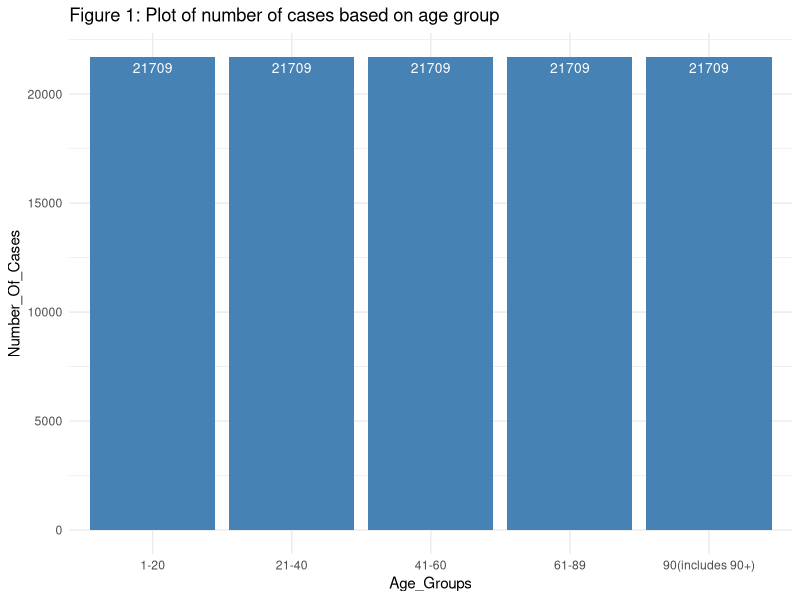
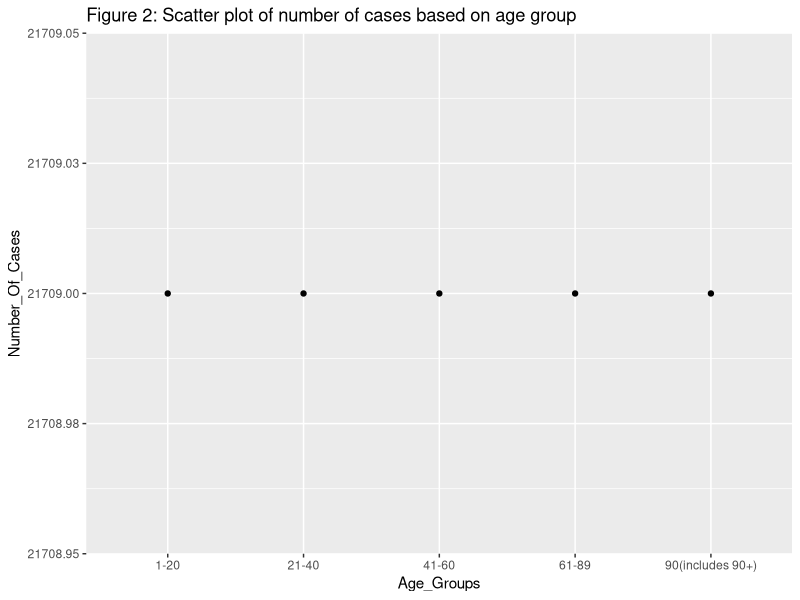
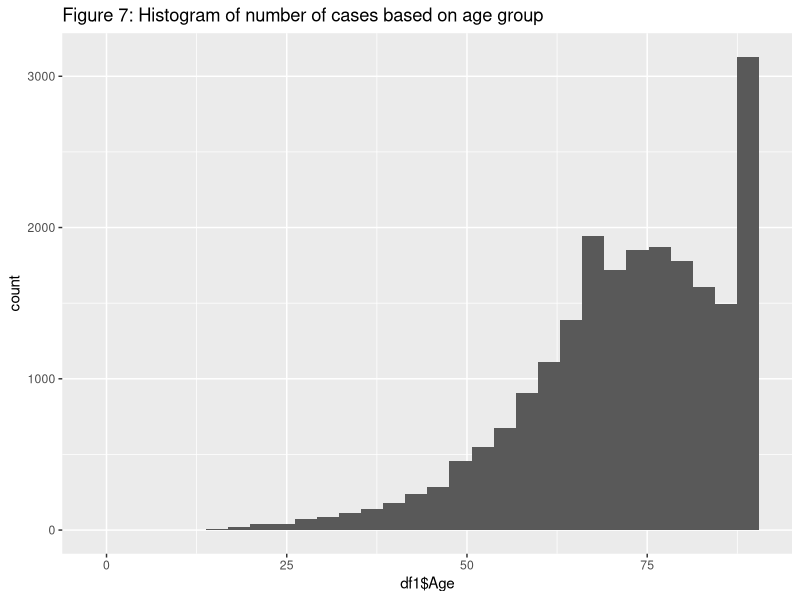
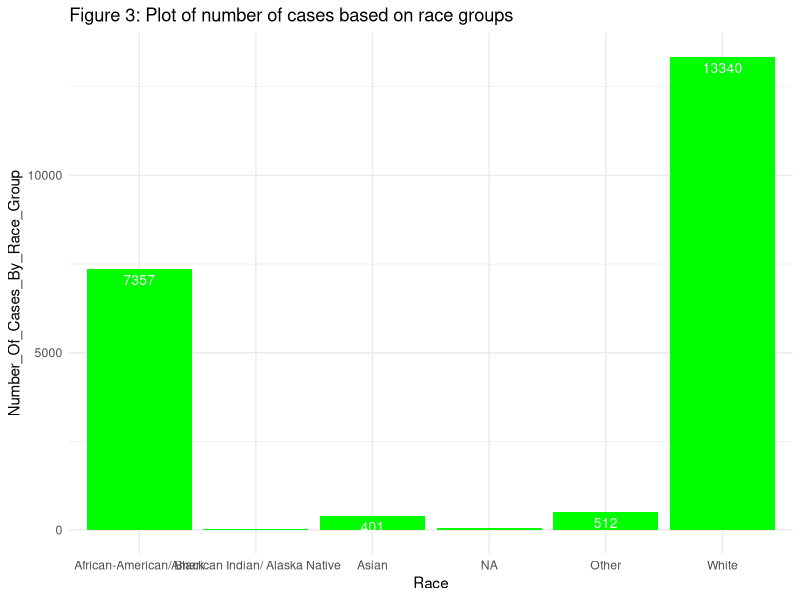

Write the R code that produced these figures, in order. (Note: this script raises an error after producing the figures.)
# Report 2 - R Practice 
# Abhigna Ramamurthy 
getwd()
setwd('/Users/abhi/Desktop')

df0 <- read.csv(file = 'deaths.csv', stringsAsFactors=FALSE)
df0

# Structure of df0
str(df0)

# Summary of df0
summary(df0)

# column names of df0 
names(df0)

# check type of df0
typeof(df0)

# creating data frame of df0 for analysis
df1 <- as.data.frame(df0)
names(df1)

# total number of rows available in the original data 
nrow(df1)

# Renaming columns 
colnames(df1)[1] <- "Age"
colnames(df1)[2] <- "Ethnicity"
colnames(df1)[3] <- "Race"
colnames(df1)[4] <- "Sex"
colnames(df1)[5] <- "Country"
colnames(df1)[6] <- "Chronic_Condition"

# get top 5 rows of df1
head(df1)

tail(df1)
# converting sex, ethnicity and race to factor from character as it will be helpful to use group by analysis
df1$Sex = as.factor(df1$Sex)
df1$Ethnicity = as.factor(df1$Ethnicity)
df1$Race = as.factor(df1$Race)
df1
str(df1)


# Changing "Unknown" from sex, ethnicity, race and chronic_condition to NA
df1$Sex<-gsub("Unknown","NA",as.character(df1$Sex))
df1$Ethnicity<-gsub("Unknown","NA",as.character(df1$Ethnicity))
df1$Race<-gsub("Unknown","NA",as.character(df1$Race))
df1$Chronic_Condition<-gsub("Unknown","NA",as.character(df1$Chronic_Condition))

# converting "90+" data values of age to "90" as we can analyse 
df1$Age <- ifelse(df1$Age %in% c('90+'), '90', df1$Age)

# Convert age to numeric 
df1$Age <- as.integer(df1$Age)

# Analysis on each columns 
# Age analysis. 
# Would like to find number of people in the following age groups (Age groups of importance for group analysis later)
# 1-20, 21-40, 41-60, 61-89, 90(includes 90+)
ageGroup0To20 <- filter(df1, df1$Age < 21 & df1$Age > 0)
age1 <- nrow(ageGroup0To20)

ageGroup21To40 <- filter(df1, df1$Age > 20 & df1$Age < 41)
age2 <- nrow(ageGroup21To40)

ageGroup41To60 <- filter(df1, df1$Age > 40 & df1$Age < 61)
age3 <- nrow(ageGroup41To60)

ageGroup61To89 <- filter(df1, df1$Age > 60 & df1$Age < 90)
age4 <- nrow(ageGroup61To89)

ageGroup90AndAbove <- filter(df1, df1$Age == 90)
age5 <- nrow(ageGroup90AndAbove)

# Bar graph comparing different age groups 
library(ggplot2)
Age_Groups <- c('1-20','21-40', '41-60', '61-89', '90(includes 90+)')
Number_Of_Cases <- c(age1,age2,age3,age4,age5)

dfAge <- cbind.data.frame(Age_Groups,Number_Of_Cases)
dfAge

p<-ggplot(data=dfAge, aes(x=Age_Groups, y=Number_Of_Cases)) +
  geom_bar(stat="identity", fill="steelblue")+
  geom_text(aes(label=Number_Of_Cases), vjust=1.6, color="white", size=3.5)+
  theme_minimal()+
  labs(title="Figure 1: Plot of number of cases based on age group")
p

# scatter plot of the same as above - 
scatterPlotAgeGroup <- ggplot(dfAge, aes(x=Age_Groups, y=Number_Of_Cases)) + 
  geom_point() + 
  labs(title="Figure 2: Scatter plot of number of cases based on age group")
scatterPlotAgeGroup

# Histogram of the abive age groups data 
hist <- ggplot(df1, aes(x=df1$Age)) + geom_histogram()+
  labs(title="Figure 7: Histogram of number of cases based on age group")
hist

##### Race Analysis
# Unique values of Race 
unique(df1[c("Race")])
library(tidyverse)

race_analysis <- df1 %>% group_by(Race)
race_analysis

## Asian Population
race_analysis_asian_pop <- filter(df1, df1$Race == 'Asian')
# No.of Asian Population
no_of_Asian <- nrow(race_analysis_asian_pop)

# No of chronic condition 
no_0f_Asian_Chronic_Condition_Yes <- nrow(filter(race_analysis_asian_pop, race_analysis_asian_pop$Chronic_Condition == "Yes"))
no_0f_Asian_Chronic_Condition_Yes
no_0f_Asian_Chronic_Condition_No <- nrow(filter(race_analysis_asian_pop, race_analysis_asian_pop$Chronic_Condition == "No"))
no_0f_Asian_Chronic_Condition_No

## White Population
race_analysis_white_pop <- filter(df1, df1$Race == 'White')
# No.of White Population
no_of_White <- nrow(race_analysis_white_pop)

# No of chronic condition 
no_0f_White_Chronic_Condition_Yes <- nrow(filter(race_analysis_white_pop, race_analysis_white_pop$Chronic_Condition == "Yes"))
no_0f_White_Chronic_Condition_Yes
no_0f_White_Chronic_Condition_No <- nrow(filter(race_analysis_white_pop, race_analysis_white_pop$Chronic_Condition == "No"))
no_0f_White_Chronic_Condition_No

## African-American/ Black
race_analysis_black_pop <- filter(df1, df1$Race == 'African-American/ Black')
no_of_Black <- nrow(race_analysis_black_pop)

# No of chronic condition 
no_0f_Black_Chronic_Condition_Yes <- nrow(filter(race_analysis_black_pop, race_analysis_black_pop$Chronic_Condition == "Yes"))
no_0f_Black_Chronic_Condition_Yes
no_0f_Black_Chronic_Condition_No <- nrow(filter(race_analysis_black_pop, race_analysis_black_pop$Chronic_Condition == "No"))
no_0f_Black_Chronic_Condition_No

## American Indian/ Alaska Native
race_analysis_indian_pop <- filter(df1, df1$Race == 'American Indian/ Alaska Native')
# No.of American Indian/ Alaska Native Population
no_of_Indian <- nrow(race_analysis_indian_pop)

# No of chronic condition 
no_0f_Indian_Chronic_Condition_Yes <- nrow(filter(race_analysis_indian_pop, race_analysis_indian_pop$Chronic_Condition == "Yes"))
no_0f_Indian_Chronic_Condition_Yes
no_0f_Indian_Chronic_Condition_No <- nrow(filter(race_analysis_indian_pop, race_analysis_indian_pop$Chronic_Condition == "No"))
no_0f_Indian_Chronic_Condition_No

## Other
race_analysis_other_pop <- filter(df1, df1$Race == 'Other')
no_of_Other <- nrow(race_analysis_other_pop)

# No of chronic condition 
no_0f_Other_Chronic_Condition_Yes <- nrow(filter(race_analysis_other_pop, race_analysis_other_pop$Chronic_Condition == "Yes"))
no_0f_Other_Chronic_Condition_Yes
no_0f_Other_Chronic_Condition_No <- nrow(filter(race_analysis_other_pop, race_analysis_other_pop$Chronic_Condition == "No"))
no_0f_Other_Chronic_Condition_No

## NA
race_analysis_na_pop <- filter(df1, df1$Race == 'NA')
no_of_NA <- nrow(race_analysis_na_pop)

# No of chronic condition 
no_0f_NA_Chronic_Condition_Yes <- nrow(filter(race_analysis_na_pop, race_analysis_na_pop$Chronic_Condition == "Yes"))
no_0f_NA_Chronic_Condition_Yes
no_0f_NA_Chronic_Condition_No <- nrow(filter(race_analysis_na_pop, race_analysis_na_pop$Chronic_Condition == "No"))
no_0f_NA_Chronic_Condition_No

# Plot of number of people with chronic conditions based on race 
Race <- c("White","African-American/ Black","American Indian/ Alaska Native","Asian","Other","NA")
Number_Of_Cases_By_Race_Group <- c(no_of_White,no_of_Black,no_of_Indian,no_of_Asian,no_of_Other,no_of_NA)


dfRace <- cbind.data.frame(Race,Number_Of_Cases_By_Race_Group)
dfRace

# Plots on number of cases based on race
p<-ggplot(data=dfRace, aes(x=Race, y=Number_Of_Cases_By_Race_Group)) +
  geom_bar(stat="identity", fill="green")+
  geom_text(aes(label=Number_Of_Cases_By_Race_Group), vjust=1.6, color="white", size=3.5)+
  theme_minimal()+
  labs(title="Figure 3: Plot of number of cases based on race groups")
p
rlang::last_error()

# grouped bar chart of comparison between number of cases and no of cases with chronic condition 

Race <- c("White","Black","American Indian","Asian","Other","NA","White","Black","American Indian","Asian","Other","NA")
Number_Of_Cases <- c(no_of_White,no_of_Black,no_of_Indian,no_of_Asian,no_of_Other,no_of_NA, no_0f_White_Chronic_Condition_Yes,no_0f_Black_Chronic_Condition_Yes, no_0f_Indian_Chronic_Condition_Yes,no_0f_Asian_Chronic_Condition_Yes,no_0f_Other_Chronic_Condition_Yes,no_0f_NA_Chronic_Condition_Yes)
Indicator <- c("Total Cases","Total Cases","Total Cases","Total Cases","Total Cases","Total Cases","Number of chronic condition cases","Number of chronic condition cases","Number of chronic condition cases","Number of chronic condition cases","Number of chronic condition cases","Number of chronic condition cases")

dfRaceGroupedBar <- cbind.data.frame(Race,Number_Of_Cases,Indicator)
dfRaceGroupedBar

pGroupedBar<-ggplot(data=dfRaceGroupedBar, aes(x=Race, y=Number_Of_Cases,fill=Indicator)) +
  geom_bar(stat="identity", position=position_dodge())+
  geom_text(aes(label=Number_Of_Cases), vjust=1.6, color="white", size=3.5, position = position_dodge(0.9),)+
  theme_minimal()+
  labs(title="Figure 4: Plot of number of cases and number of cases with chronic condition based on race groups")
pGroupedBar

##### End of Race Analysis. 

#### Ethnicity Analysis
str(df1)

# Unique values of Race 
unique(df1[c("Ethnicity")])

# Attempt to analyse each ethnic group number of cases based on gender. 

ethnicity_analysis <- df1 %>% group_by(Ethnicity)
ethnicity_analysis

## Non-Hispanic/ Latino Population
ethnicity_analysis_nonHispanic_pop <- filter(df1, df1$Ethnicity == 'Non-Hispanic/ Latino')
no_of_NonHispanic <- nrow(ethnicity_analysis_nonHispanic_pop)
no_of_NonHispanic

# No of male and female cases for Non-Hispanic/ Latino Population
no_0f_NonHispanic_Male <- nrow(filter(ethnicity_analysis_nonHispanic_pop, ethnicity_analysis_nonHispanic_pop$Sex == "Male"))
no_0f_NonHispanic_Male
no_0f_NonHispanic_Female <- nrow(filter(ethnicity_analysis_nonHispanic_pop, ethnicity_analysis_nonHispanic_pop$Sex == "Female"))
no_0f_NonHispanic_Female
no_0f_NonHispanic_Unknown <- nrow(filter(ethnicity_analysis_nonHispanic_pop, ethnicity_analysis_nonHispanic_pop$Sex == "NA"))
no_0f_NonHispanic_Unknown

## Hispanic/ Latino Population
ethnicity_analysis_Hispanic_pop <- filter(df1, df1$Ethnicity == 'Hispanic/ Latino')
no_of_Hispanic <- nrow(ethnicity_analysis_Hispanic_pop)
no_of_Hispanic

# No of male and female cases for Hispanic/ Latino Population
no_0f_Hispanic_Male <- nrow(filter(ethnicity_analysis_Hispanic_pop, ethnicity_analysis_Hispanic_pop$Sex == "Male"))
no_0f_Hispanic_Male
no_0f_Hispanic_Female <- nrow(filter(ethnicity_analysis_Hispanic_pop, ethnicity_analysis_Hispanic_pop$Sex == "Female"))
no_0f_Hispanic_Female
no_0f_Hispanic_Unknown <- nrow(filter(ethnicity_analysis_Hispanic_pop, ethnicity_analysis_Hispanic_pop$Sex == "NA"))
no_0f_Hispanic_Unknown

## Unknown ethnicity Population
ethnicity_analysis_unknown_pop <- filter(df1, df1$Ethnicity == 'NA')
no_of_NA <- nrow(ethnicity_analysis_unknown_pop)
no_of_NA

# No of male and female cases for Hispanic/ Latino Population
no_0f_NA_Male <- nrow(filter(ethnicity_analysis_unknown_pop, ethnicity_analysis_unknown_pop$Sex == "Male"))
no_0f_NA_Male
no_0f_NA_Female <- nrow(filter(ethnicity_analysis_unknown_pop, ethnicity_analysis_unknown_pop$Sex == "Female"))
no_0f_NA_Female
no_0f_NA_Unknown <- nrow(filter(ethnicity_analysis_unknown_pop, ethnicity_analysis_unknown_pop$Sex == "NA"))
no_0f_NA_Unknown

# grouped bar chart of comparison between number of cases for male/female/unknown sex based on Ethnicity

Ethnicity <- c("Non-Hispanic/ Latino","Non-Hispanic/ Latino","Non-Hispanic/ Latino","Hispanic/ Latino","Hispanic/ Latino","Hispanic/ Latino","Unknown","Unknown","Unknown")
Number_Of_Cases <- c(no_0f_NonHispanic_Male, no_0f_NonHispanic_Female,no_0f_NonHispanic_Unknown,no_0f_Hispanic_Male,no_0f_Hispanic_Female,no_0f_Hispanic_Unknown, no_0f_NA_Male, no_0f_NA_Female,no_0f_NA_Unknown)
Indicator <- c("Male","Female","Unknown","Male","Female","Unknown","Male","Female","Unknown")

dfEthnicityGroupedBar <- cbind.data.frame(Ethnicity,Number_Of_Cases,Indicator)
dfEthnicityGroupedBar

pGroupedBarEthnicity<-ggplot(data=dfEthnicityGroupedBar, aes(x=Ethnicity, y=Number_Of_Cases,fill=Indicator)) +
  geom_bar(stat="identity", position=position_dodge())+
  geom_text(aes(label=Number_Of_Cases), vjust=1.6, color="white", size=3.5, position = position_dodge(0.9),)+
  theme_minimal()+
  labs(title="Figure 5: Plot of number of cases for different sex based on ethnicity")
pGroupedBarEthnicity

##### End of Ethnicity Analysis

#### Country Analysis 
# Unique values of Race 
unique(df1[c("Country")])

# Attempt to analyse each ethnic group number of cases based on gender. 

country_analysis <- df1 %>% group_by(Country)
country_analysis

library("plyr")

country_Freq <- count(country_analysis, 'Country')
names(country_Freq)
typeof(country_Freq)
country_Freq <- as.data.frame(country_Freq)
colnames(country_Freq)[2] <- "Number_of_Cases"
str(country_Freq)

# Writing Frequency table of number of cases in each countries. 
library("writexl")
write_xlsx(country_Freq,"/Users/abhi/Desktop/Country_table.xlsx")

# Plotting top 5 countries and their number of cases 
country_Freq_Top_5 <- country_Freq %>% group_by(Number_of_Cases)
country_Freq_Top_5 <- head(country_Freq_Top_5 %>% arrange(desc(Number_of_Cases)))
country_Freq_Top_5

p<-ggplot(data=country_Freq_Top_5, aes(x=Country, y=Number_of_Cases)) +
  geom_bar(stat="identity", fill="orange")+ 
  theme_minimal()+
  geom_text(aes(label=Number_of_Cases), vjust=1.6, color="black", size=3.5)+
  labs(title="Figure 6: Plot of top 5 number of cases by Country")+
  coord_flip()
p

#### What proportion of deaths are among Black or Hispanic population? 
cases_of_Black_Or_Hispanic <- filter(df1, df1$Ethnicity == 'Hispanic/ Latino' | df1$Race == 'African-American/ Black' )
cases_of_Black_Or_Hispanic
nrow(cases_of_Black_Or_Hispanic) # Total number of cases 8428

# total number of cases in the dataset 
nrow(df1) #21709

proportion_of_Black_Or_Hispaic <- nrow(cases_of_Black_Or_Hispanic)/nrow(df1)
proportion_of_Black_Or_Hispaic # 0.3882261 = 38.82% 

#### Descriptive summary table 
install.packages("psych")
library(psych)

df1 <- df1 %>%
  add_column(White_Indicator = ifelse(df1$Race %in% c('White'), 1, 0),
             .after = "Chronic_Condition") 
df1

str(df1)
df1Table <- describe(df1, na.rm = TRUE, skew = TRUE, ranges = TRUE)
df1Table
df1Table <- df1Table %>%
  add_column(columns = c("Age","Ethnicity","Race","Sex","Country","Chronic_Condition","White_Indicator"),
             .before = "n") 
write_xlsx(df1Table,"/Users/abhi/Desktop/OriginalDataSummaryData_table.xlsx")



